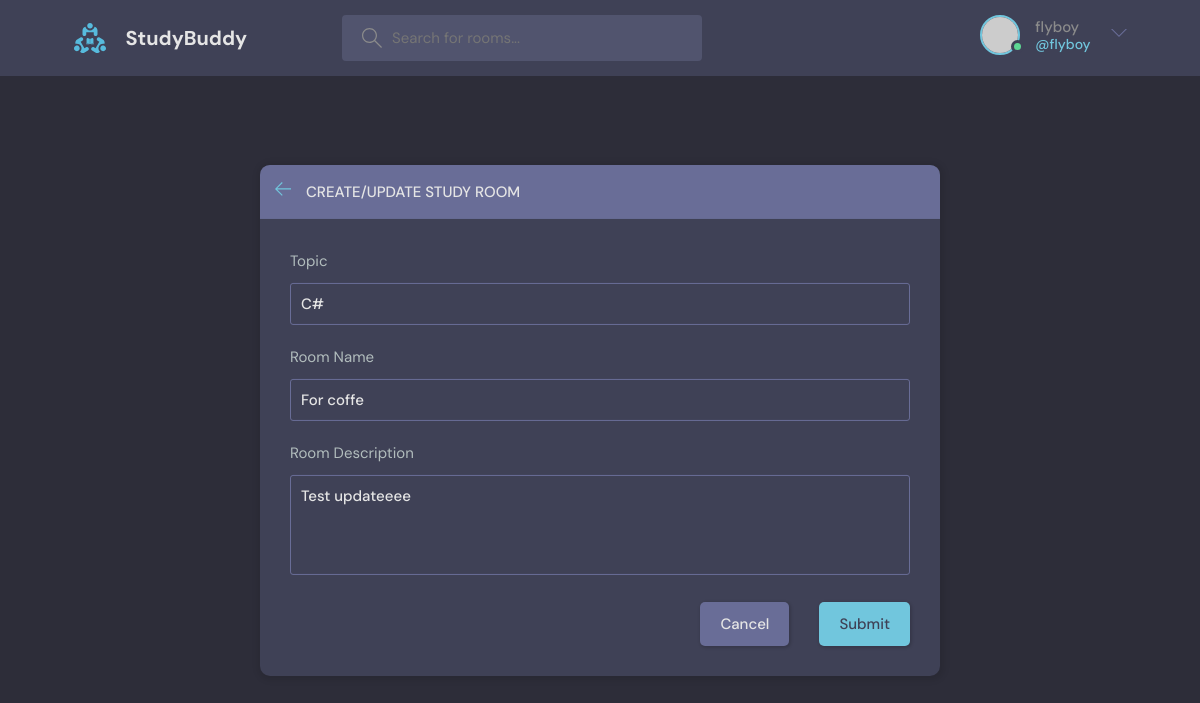
/update-room/8/ (signed in), run on the app's committed database.
### base/models.py (models this page shows, shortened)
class Room(models.Model):
    name = models.CharField(max_length=200)
    description = models.TextField(null=True, blank=True)
    host = models.ForeignKey(User, on_delete=models.SET_NULL, null=True)
    topic = models.ForeignKey(Topic, on_delete=models.SET_NULL, null=True)
    participants = models.ManyToManyField(User, related_name="participants")
    updated = models.DateTimeField(auto_now=True)
    created = models.DateTimeField(auto_now_add=True)
    class Meta:
        ordering = ['-updated', '-created']

class Topic(models.Model):
    name = models.CharField(max_length=200)
    updated = models.DateTimeField(auto_now=True)
    created = models.DateTimeField(auto_now_add=True)

### base/views.py (the view, shortened to what this page needs)
# urls.py: path("update-room/<str:pk>/", views.update_room, name="update-room"),
@login_required(login_url="login")
def update_room(request, pk):
    room = Room.objects.get(id=pk)
    form = RoomForm(instance=room)
    topics = Topic.objects.all()
    if request.user != room.host:
        return HttpResponse("You are not allowed")
    context = {"form": form, "topics": topics, "room": room}
    return render(request, "base/room_form.html", context)

### base/forms.py
class RoomForm(ModelForm):
    class Meta:
        model = Room
        fields = '__all__'
        exclude = ['host', 'participants']

### base/templates/base/room_form.html (shortened to what this page needs)
{% extends 'main.html' %} {% block content %}
    <main class="create-room layout">
        <div class="container">
            <div class="layout__box">
                <div class="layout__boxHeader">
                    <div class="layout__boxTitle">
                        <a href="{% url 'home' %}">
                            <svg
                                    version="1.1"
                                    xmlns="http://www.w3.org/2000/svg"
                                    width="32"
                                    height="32"
                                    viewBox="0 0 32 32"
                            >
                                <title>arrow-left</title>
                                <path
                                        d="M13.723 2.286l-13.723 13.714 13.719 13.714 1.616-1.611-10.96-10.96h27.625v-2.286h-27.625l10.965-10.965-1.616-1.607z"
                                ></path>
                            </svg>
                        </a>
                        <h3>Create/Update Study Room</h3>
                    </div>
                </div>
                <div class="layout__body">
                    <form class="form" action="" method="POST">
                        <div class="form__group">
                            <label for="room_topic">Topic</label>
                            <input required type="text" name="topic" value="{{ room.topic.name }}" list="topic-list">
                        </div>
                        <div class="form__group">
                            <label for="name">Room Name</label>
                            {{ form.name }}
                        </div>
                        <div class="form__group">
                            <label for="description">Room Description</label>
                            {{ form.description }}
                        </div>
                        <div class="form__action">
                            <a class="btn btn--dark" href="{{ request.META.HTTP_REFERER }}">Cancel</a>
                            <button class="btn btn--main" type="submit">Submit</button>
                        </div>
                    </form>
                </div>
            </div>
        </div>
    </main>
{% endblock content %}

### templates/navbar.html (shortened to what this page needs)
{% load static %}
<header class="header header--loggedIn">
    <div class="container">
        <a href="{% url 'home' %}" class="header__logo">
            <img src="{% static 'images/logo.svg' %}"/>
            <h1>StudyBuddy</h1>
        </a>
        <form class="header__search" method="get" action="{% url 'home' %}">
            <label>
                <input name="q" placeholder="Search for rooms..."/>
            </label>
        </form>
        <nav class="header__menu">
            {% if request.user.is_authenticated %}
                <div class="header__user">
                    <a href="{% url 'user-profile' request.user.id %}">
                        <div class="avatar avatar--medium active">
                            <img src="https://randomuser.me/api/portraits/men/37.jpg"/>
                        </div>
                        <p>{{ request.user }} <span>@{{ request.user.username }}</span></p>
                    </a>
                    <button class="dropdown-button">
                        <svg version="1.1" xmlns="http://www.w3.org/2000/svg" width="32" height="32"
                             viewBox="0 0 32 32">
                            <title>chevron-down</title>
                            <path d="M16 21l-13-13h-3l16 16 16-16h-3l-13 13z"></path>
                        </svg>
                    </button>
                </div>
            {% else %}
                <a href="{% url 'login' %}">
                    <img src="{% static 'images/avatar.svg' %}"/>
                    <p>Login</p>
                </a>
            {% endif %}
        </nav>
    </div>
</header>

### data on the page
Room: topic "C#", name "For coffe", description "Test updateeee"

### other printed values
{{ request.user }} "flyboy"
{{ request.user.username }} "flyboy"
